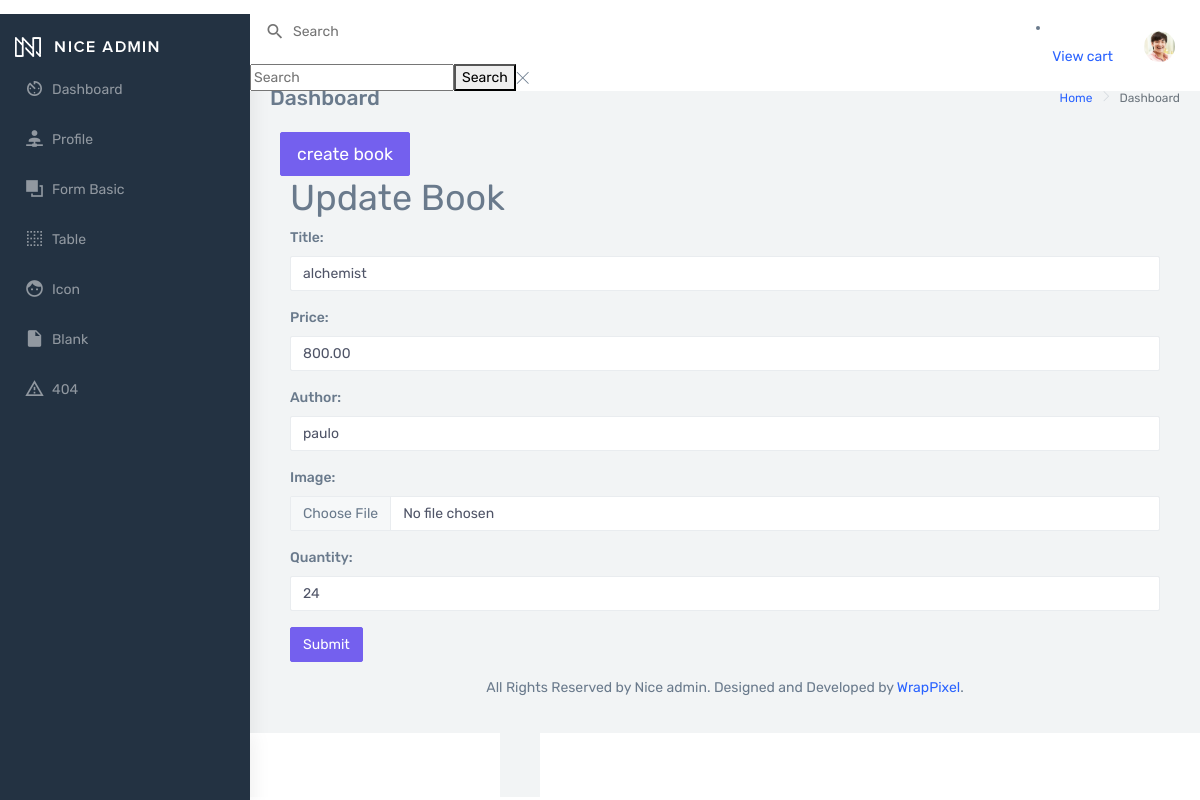
The page /updateview/1/ on the database its author committed.
### book_app/models.py (models this page shows, shortened)
class Book(models.Model):
    title = models.CharField(max_length=200)
    price = models.DecimalField(max_digits=10, decimal_places=2)
    author = models.ForeignKey(Author, on_delete=models.CASCADE)
    image=models.ImageField(upload_to='book_media/')
    quantity=models.IntegerField()

### book_app/views.py (the view)
# urls.py: path('updateview/<int:book_id>/', views.updateBook, name='update'),
def updateBook(request, book_id):
    book = get_object_or_404(Book, id=book_id)
    if request.method == 'POST':
        form = BookForm(request.POST,request.FILES, instance=book)
        if form.is_valid():
            form.save()
            return redirect('listview')
    else:
        form = BookForm(instance=book)
    return render(request, 'admin/updateview.html', {'form': form})

### book_app/forms.py
class BookForm(forms.ModelForm):
    class Meta:
        model = Book
        fields = ['title', 'price', 'author', 'image','quantity']
        widgets={
            'title':forms.TextInput(attrs={'class':'form-control','placeholder':'Enter the book name'}),
            'author':forms.Select(attrs={'class':'form-control','placeholder':'Enter the author name'}),
            'price':forms.NumberInput(attrs={'class':'form-control','placeholder':'Enter the price'}),
            'image': forms.FileInput(attrs={'class': 'form-control', 'placeholder': 'Upload'}),
            'quantity': forms.NumberInput(attrs={'class': 'form-control', 'placeholder': 'Enter the quqntiry'}),
        }

### book_app/models.py (called while the page is built)
    def __str__(self):
        return '{}'.format(self.name)

### templates/admin/updateview.html (shortened to what this page needs)
{% extends 'admin/base.html' %}
{% load static %}
{% block content %}
<div class="container">
    <h1>Update Book</h1>
    <form method="post" enctype="multipart/form-data">
        {{ form.as_p }}
        <button type="submit" class="btn btn-primary">Submit</button>
    </form>
</div>
{% endblock %}

### rows shown on the page
Book: title "alchemist", price "800.00", author "paulo", quantity "24"
